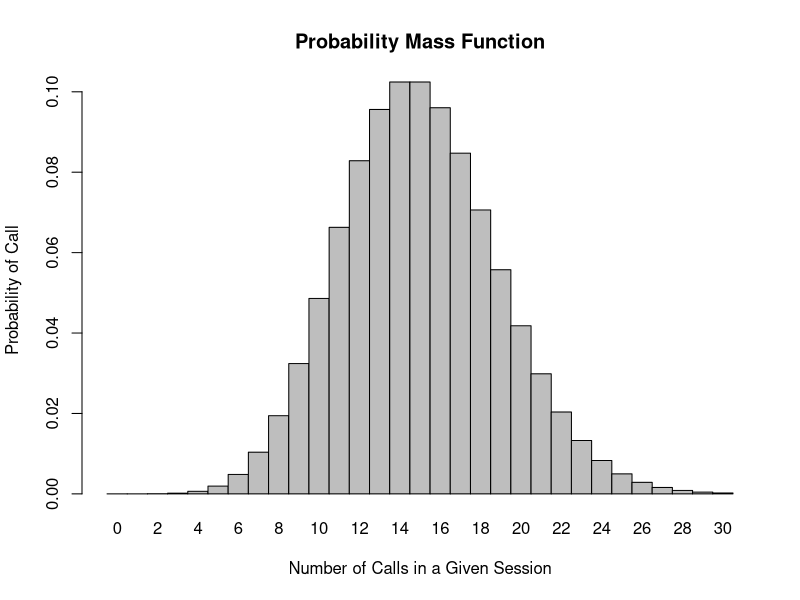
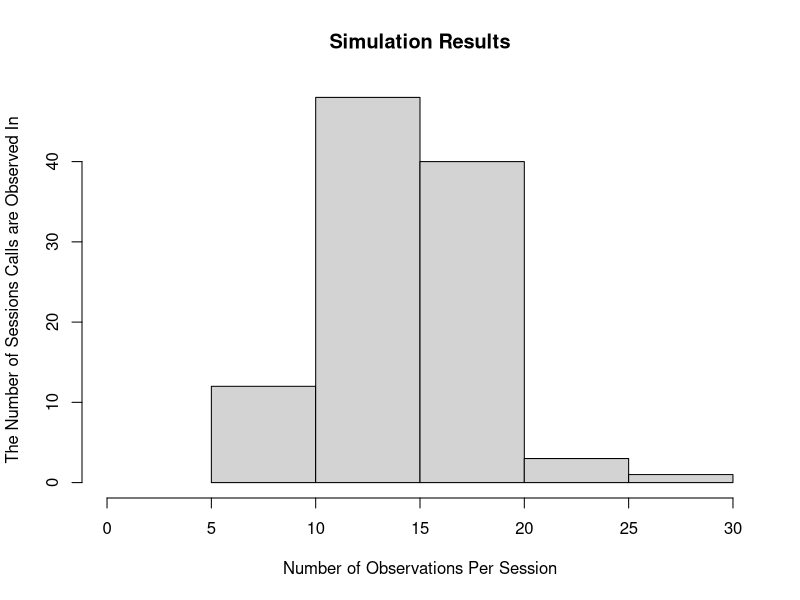

Write R code to recreate these figures, in order.
## ---- chunk 1
X <- 1-ppois(q=7, lambda=15)
X
## ---- chunk 2
X <- dpois(x=0, lambda=15)
X
## ---- chunk 3
X <- dpois(x=3, lambda=15)
X
## ---- chunk 4
x<-0:30
l<-15
probset<-dpois(x=x, lambda=l)
barplot(probset, names.arg=x, space=0, xlab = "Number of Calls in a Given Session", ylab = "Probability of Call", main = "Probability Mass Function")
## ---- chunk 5
X <- rpois(n=104,lambda=15)
X
## ---- chunk 6
X2 <- rpois(n=104,lambda=15)
hist(X2, xlab = "Number of Observations Per Session", ylab = "The Number of Sessions Calls are Observed In", xlim = c(0,30), main = "Simulation Results", space = 0)
